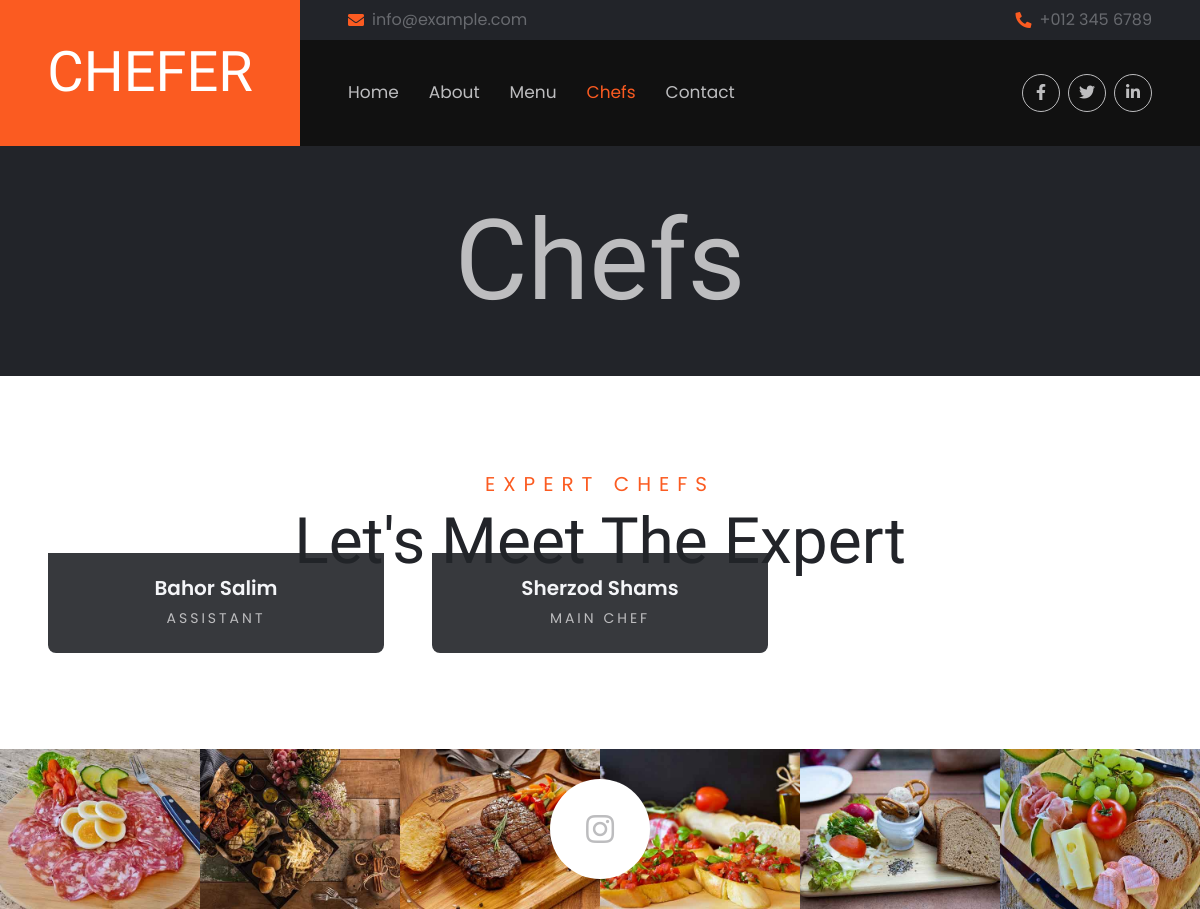
The app's page /chefs (upper part), older data.
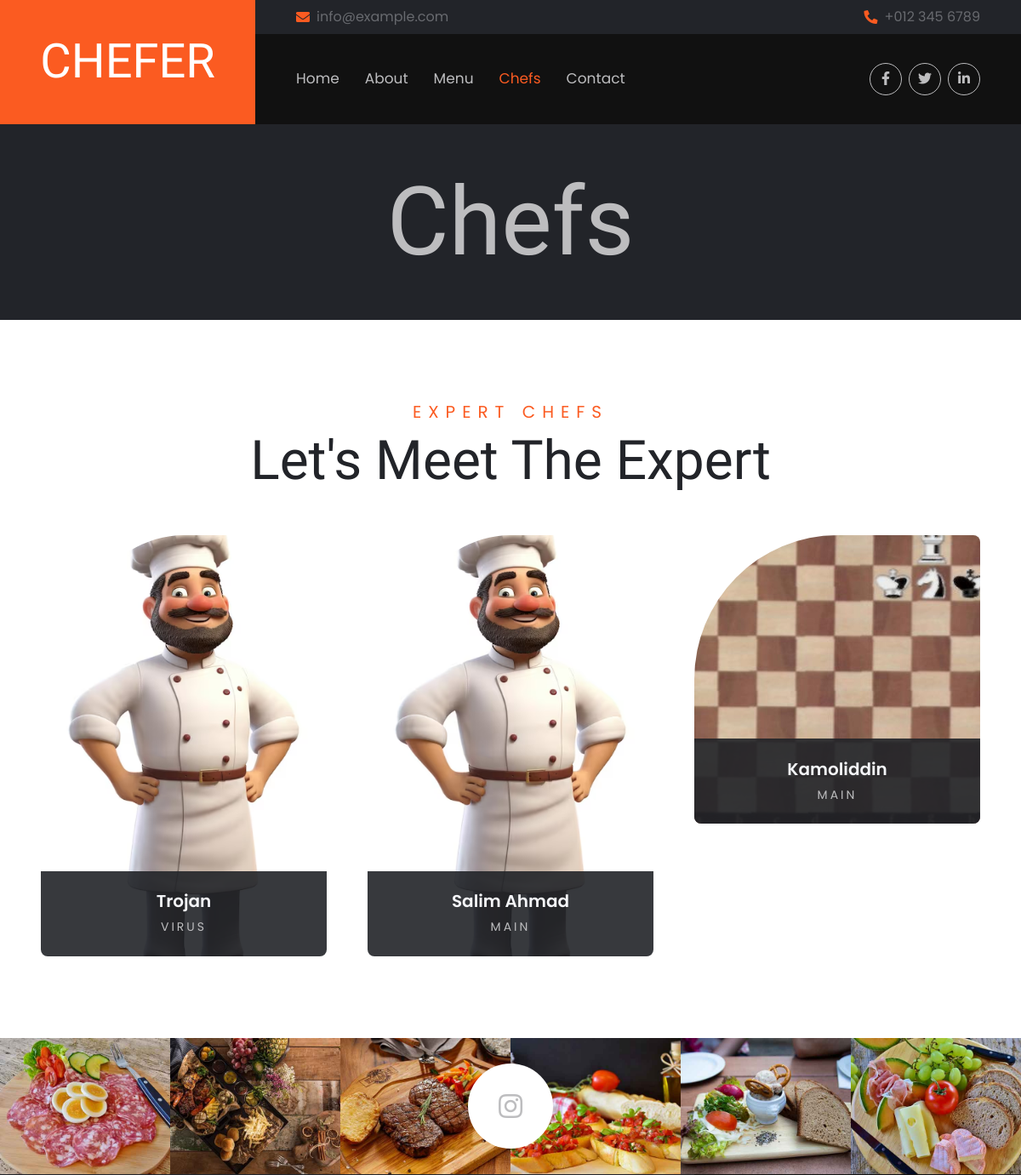
The same page, newer data.
### home/models.py (models this page shows, shortened)
class Chef(models.Model):
    name = models.CharField(max_length=30)
    image = models.ImageField(upload_to='chefs/', default='chef_default.png', blank=True)
    position = models.CharField(max_length=30)

### home/views.py (the view)
# urls.py: path('chefs', ChefsView.as_view(), name='chefs'),
class ChefsView(View):
    def get(self, request):
        chefs = Chef.objects.all().order_by('-id')[:3]
        context = {
            'chefs':chefs,
        }
        return render(request, 'team.html', context)

### templates/team.html (shortened to what this page needs)
{% extends 'base.html' %}
{% block content %}
    <div class="container-fluid p-5 mb-5 bg-dark text-secondary">
        <div class="container wow fadeIn" data-wow-delay="0.1s">
            <h1 class="display-1 text-secondary text-center mb-0">Chefs</h1>
        </div>
    </div>
    <div class="container-fluid p-5">
        <div class="mb-5 text-center wow fadeIn" data-wow-delay="0.1s" style="max-width: 700px; margin: auto;">
            <h5 class="section-title">Expert Chefs</h5>
            <h1 class="display-3 mb-0">Let's Meet The Expert</h1>
        </div>
        <div class="row g-5">
            {% for chef in chefs %}
            <div class="col-lg-4 col-md-6 wow fadeIn" data-wow-delay="0.1s">
                <div class="team-item position-relative">
                    <div class="position-relative overflow-hidden rounded-circle rounded-bottom rounded-end">
                        <img class="img-fluid w-100" src="{{chef.image.url}}" alt="">
                    </div>
                    <div class="position-absolute start-0 bottom-0 d-flex flex-column justify-content-center w-100 rounded-bottom text-center"
                        style="height: 100px; background: rgba(34, 36, 41, .9);">
                        <h5 class="text-light">{{chef.name}}</h5>
                        <p class="small text-uppercase text-secondary m-0" style="letter-spacing: 3px;">{{chef.position}}</p>
                    </div>
                </div>
            </div>
            {% endfor %}
        </div>
    </div>
    <div class="container-fluid position-relative instagram p-0 mt-5">
        <a href="" class="d-flex align-items-center justify-content-center position-absolute top-50 start-50 translate-middle bg-white rounded-circle" style="width: 100px; height: 100px; z-index: 1;">
            <i class="fab fa-instagram fa-2x text-secondary"></i>
        </a>
        <div class="row g-0">
            <div class="col-lg-2 col-md-3 col-sm-4 wow fadeIn" data-wow-delay="0.1s">
                <img class="img-fluid" src="img/menu-2.jpg" alt="">
            </div>
            <div class="col-lg-2 col-md-3 col-sm-4 wow fadeIn" data-wow-delay="0.2s">
                <img class="img-fluid" src="img/menu-3.jpg" alt="">
            </div>
            <div class="col-lg-2 col-md-3 col-sm-4 wow fadeIn" data-wow-delay="0.3s">
                <img class="img-fluid" src="img/menu-4.jpg" alt="">
            </div>
            <div class="col-lg-2 col-md-3 col-sm-4 wow fadeIn" data-wow-delay="0.4s">
                <img class="img-fluid" src="img/menu-5.jpg" alt="">
            </div>
            <div class="col-lg-2 col-md-3 col-sm-4 wow fadeIn" data-wow-delay="0.5s">
                <img class="img-fluid" src="img/menu-6.jpg" alt="">
            </div>
            <div class="col-lg-2 col-md-3 col-sm-4 wow fadeIn" data-wow-delay="0.6s">
                <img class="img-fluid" src="img/menu-7.jpg" alt="">
            </div>
        </div>
    </div>
{% endblock %}

### templates/base.html (shortened to what this page needs)
<!DOCTYPE html>
{% load static %}
<html lang="en">
<head>
    <link href="https://cdnjs.cloudflare.com/ajax/libs/font-awesome/5.15.0/css/all.min.css" rel="stylesheet">
    <link href="https://cdn.jsdelivr.net/npm/bootstrap-icons@1.4.1/font/bootstrap-icons.css" rel="stylesheet">
    <link href="{% static 'lib/animate/animate.min.css' %}" rel="stylesheet">
    <link href="{% static 'lib/owlcarousel/assets/owl.carousel.min.css' %}" rel="stylesheet">
    <link href="{% static 'css/bootstrap.min.css' %}" rel="stylesheet">
    <link href="{% static 'css/style.css' %}" rel="stylesheet">
</head>
<body>
    <div class="container-fluid bg-dark px-0">
        <div class="row gx-0 wow fadeIn" data-wow-delay="0.1s">
            <div class="col-lg-3 bg-primary d-none d-lg-block">
                <a href="index.html"
                    class="navbar-brand w-100 h-100 m-0 p-0 d-flex align-items-center justify-content-center">
                    <h1 class="m-0 display-4 text-white text-uppercase">Chefer</h1>
                </a>
            </div>
            <div class="col-lg-9">
                <div class="row gx-0 d-none d-lg-flex bg-dark">
                    <div class="col-6 px-5 text-start">
                        <div class="h-100 d-inline-flex align-items-center py-2 me-4">
                            <i class="fa fa-envelope text-primary me-2"></i>
                            <p class="mb-0">info@example.com</p>
                        </div>
                    </div>
                    <div class="col-6 px-5 text-end">
                        <div class="h-100 d-inline-flex align-items-center py-2">
                            <i class="fa fa-phone-alt text-primary me-2"></i>
                            <p class="mb-0">+012 345 6789</p>
                        </div>
                    </div>
                </div>
                <nav class="navbar navbar-expand-lg navbar-dark p-3 p-lg-0 px-lg-5" style="background: #111111;">
                    <div class="collapse navbar-collapse justify-content-between" id="navbarCollapse">
                        <div class="navbar-nav mr-auto py-0">
                            <a href="{% url 'home' %}" class="nav-item nav-link {% if request.path == '/' %}active{% endif %}">Home</a>
                            <a href="{% url 'about' %}" class="nav-item nav-link {% if '/about' in request.path %}active{% endif %}">About</a>
                            <a href="{% url 'menu' %}" class="nav-item nav-link {% if '/menu' in request.path %}active{% endif %}">Menu</a>
                            <a href="{% url 'chefs' %}" class="nav-item nav-link {% if '/chefs' in request.path %}active{% endif %}">Chefs</a>
                            <a href="{% url 'contact' %}" class="nav-item nav-link {% if '/contact' in request.path %}active{% endif %}">Contact</a>
                        </div>
                        <div class="d-none d-lg-flex align-items-center py-2">
                            <a class="btn btn-outline-secondary btn-square rounded-circle ms-2" href="">
                                <i class="fab fa-facebook-f"></i>
                            </a>
                            <a class="btn btn-outline-secondary btn-square rounded-circle ms-2" href="">
                                <i class="fab fa-twitter"></i>
                            </a>
                            <a class="btn btn-outline-secondary btn-square rounded-circle ms-2" href="">
                                <i class="fab fa-linkedin-in"></i>
                            </a>
                        </div>
                    </div>
                </nav>
            </div>
        </div>
    </div>
    {% block content %}
    {% endblock %}
</body>
</html>

### static/css/style.css (style rules this page uses)
h1, h2, h3, .font-heading { font-family: "Emblema One", system-ui; font-weight: 400; font-style: normal; }
h4, h5, h6, .font-body { font-family: "Poppins", sans-serif; font-weight: 600; font-style: normal; }
@media (min-width: 992px) { .display-1 { font-size: 7rem; } }
.btn { font-family: "Emblema One", system-ui; transition: .5s; }
.btn-square { width: 38px; height: 38px; }
.btn-square, .btn-sm-square, .btn-lg-square { padding-left: 0; padding-right: 0; text-align: center; }
.navbar-dark .navbar-nav .nav-link { margin-right: 30px; padding: 40px 0; color: var(--bs-secondary); font-size: 17px; outline: none; }
.navbar-dark .navbar-nav .nav-link:hover, .navbar-dark .navbar-nav .nav-link.active { color: var(--bs-primary); }
.section-title { color: var(--bs-primary); font-weight: 400; text-transform: uppercase; letter-spacing: .5rem; }
.team-item img { transform: scale(1.2); transition: .5s; }
.instagram img { transition: .5s; }

Row changes from the older to the newer data that the page shows:
removed Chef: name "Bahor Salim", position "ASSISTANT"
removed Chef: name "Sherzod Shams", position "MAIN CHEF"
added Chef: image (placeholder picture), name "Trojan", position "VIRUS"
added Chef: image (placeholder picture), name "Salim Ahmad", position "MAIN"
added Chef: image (picture), name "Kamoliddin", position "MAIN"
